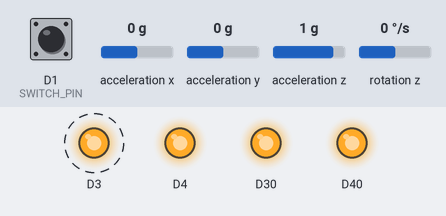
Simulated run of this sketch. Board: nRF52 board. Parts: output pins drawn as LEDs (lit = HIGH). Dashed ring = blinking. Inputs (shaded band) come from the test bench; at power-on: D1 (SWITCH_PIN) HIGH, acceleration x 0 g, acceleration y 0 g, acceleration z 1 g, rotation z 0 °/s. A phone connects over Bluetooth LE 3 s after start; what the sketch prints to the serial monitor is not drawn.

Above: at 0.1 s.
At 3.1 s:
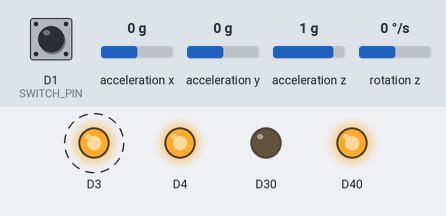
Timing chart, 0 to 4.6 s (numbered marks = the images above):
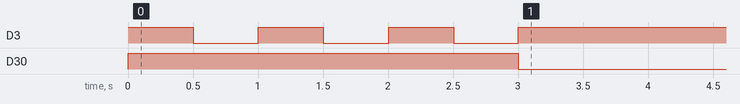

The sketch:

transmitter.ino
```cpp
/*
 * AD Reactor Wand — Transmitter
 * Board : Seeed Studio XIAO nRF52840 Sense (nRF52840 + built-in IMU)
 * IMU   : Built-in LSM6DS3TR-C (I2C, address 0x6A)
 * BLE   : Peripheral (GATT server) — Adafruit Bluefruit library
 *
 * Required libraries (Arduino IDE Library Manager):
 *   - Seeed_Arduino_LSM6DS3
 *   - Adafruit_TinyUSB_Library  (for USB Serial)
 *   Note: bluefruit.h is included automatically with the Seeed/Adafruit nRF52 board package
 *
 * Board package:
 *   Add https://files.seeedstudio.com/arduino/package_seeeduino_boards_index.json
 *   to Arduino > Preferences > Additional boards manager URLs,
 *   then install "Seeed nRF52 Boards".
 *   Select board : Tools > Board > "Seeed XIAO nRF52840 Sense"
 *   Select USB   : Tools > USB Stack > TinyUSB          ← required for Serial
 *
 * BLE operates in the 2.4 GHz ISM band — same band as WiFi.
 *
 * Data format notified over BLE (string, ≤ 32 bytes):
 *   "Pitch,Roll,Yaw,SwitchState"
 *   e.g.  "37.5,6.9,12.3,1"
 *
 * Physical switch wiring:
 *   One leg → D1 pin   (internal pull-up enabled)
 *   Other leg → GND
 *   Switch open  = HIGH = AI Mode     (SwitchState = 1)
 *   Switch closed = LOW = Manual Mode (SwitchState = 0)
 *
 * LEDs on XIAO nRF52840 are active-LOW (LOW = on, HIGH = off).
 */

#include <bluefruit.h>
#include <LSM6DS3.h>
#include <Wire.h>
#include <math.h>

// ── BLE service + characteristic ─────────────────────────────────────────────
BLEService        adService("AD00");
BLECharacteristic adChar("AD01");

// ── IMU ───────────────────────────────────────────────────────────────────────
LSM6DS3 imu(I2C_MODE, 0x6A);

// ── Pins ──────────────────────────────────────────────────────────────────────
const int SWITCH_PIN = D1;

// ── Yaw integration state ─────────────────────────────────────────────────────
static float    yaw    = 0.0f;
static uint32_t lastMs = 0;

const uint32_t LOOP_PERIOD_MS = 50;   // 20 Hz

// ── BLE callbacks ─────────────────────────────────────────────────────────────
void onConnect(uint16_t conn_handle) {
  (void) conn_handle;
  digitalWrite(LED_RED,   HIGH);   // red off
  digitalWrite(LED_GREEN, LOW);    // green on  (active-LOW)
  Serial.println("Central connected");
}

void onDisconnect(uint16_t conn_handle, uint8_t reason) {
  (void) conn_handle; (void) reason;
  digitalWrite(LED_GREEN, HIGH);   // green off
  Serial.println("Central disconnected — resuming advertising");
}

// ── setup ─────────────────────────────────────────────────────────────────────
void setup() {
  // LEDs first so we have visual feedback before Serial is ready
  pinMode(LED_RED,   OUTPUT);
  pinMode(LED_GREEN, OUTPUT);
  pinMode(LED_BLUE,  OUTPUT);
  digitalWrite(LED_RED,   HIGH);   // off
  digitalWrite(LED_GREEN, HIGH);   // off
  digitalWrite(LED_BLUE,  LOW);    // blue on = booting

  Serial.begin(115200);
  // Wait up to 5 s for Serial Monitor to connect before printing startup messages.
  // This is needed because USB CDC re-enumerates after reset.
  unsigned long t = millis();
  while (!Serial && millis() - t < 5000);

  digitalWrite(LED_BLUE, HIGH);    // blue off

  pinMode(SWITCH_PIN, INPUT_PULLUP);

  // P1.08 controls the power transistor for the IMU on XIAO nRF52840 Sense.
  // The library handles this via PIN_LSM6DS3TR_C_POWER if the board package
  // defines it, but we set it explicitly here as a reliable fallback.
  const int IMU_PWR = 32 + 8;   // P1.08 in Arduino pin numbering
  pinMode(IMU_PWR, OUTPUT);
  digitalWrite(IMU_PWR, HIGH);
  delay(50);                     // allow IMU VCC to stabilise

  if (imu.begin() != 0) {
    // Fast-flash red = IMU failure
    Serial.println("IMU init failed — check I2C address / library");
    while (true) {
      digitalWrite(LED_RED, LOW);  delay(100);
      digitalWrite(LED_RED, HIGH); delay(100);
    }
  }

  Bluefruit.begin();
  Bluefruit.setName("AD-Wand");
  Bluefruit.setTxPower(4);
  Bluefruit.Periph.setConnectCallback(onConnect);
  Bluefruit.Periph.setDisconnectCallback(onDisconnect);

  // Register service first, then characteristic
  adService.begin();

  adChar.setProperties(CHR_PROPS_READ | CHR_PROPS_NOTIFY);
  adChar.setPermission(SECMODE_OPEN, SECMODE_NO_ACCESS);
  adChar.setMaxLen(32);
  adChar.begin();

  // Start advertising
  Bluefruit.Advertising.addFlags(BLE_GAP_ADV_FLAGS_LE_ONLY_GENERAL_DISC_MODE);
  Bluefruit.Advertising.addTxPower();
  Bluefruit.Advertising.addService(adService);
  Bluefruit.ScanResponse.addName();
  Bluefruit.Advertising.restartOnDisconnect(true);
  Bluefruit.Advertising.setInterval(32, 244);   // units of 0.625 ms
  Bluefruit.Advertising.setFastTimeout(30);
  Bluefruit.Advertising.start(0);               // 0 = advertise forever

  lastMs = millis();
  digitalWrite(LED_RED, HIGH);   // red off — init complete
  Serial.println("AD-Wand ready — advertising at 2.4 GHz BLE...");
}

// ── loop ──────────────────────────────────────────────────────────────────────
void loop() {
  // Blink red while waiting for a central to connect
  if (!Bluefruit.connected()) {
    static uint32_t blinkMs = 0;
    if (millis() - blinkMs > 500) {
      blinkMs = millis();
      digitalWrite(LED_RED, !digitalRead(LED_RED));
    }
    return;
  }

  uint32_t now = millis();
  if (now - lastMs < LOOP_PERIOD_MS) return;

  float dt = (now - lastMs) / 1000.0f;
  lastMs   = now;

  // Read IMU (accelerometer in g, gyroscope in °/s)
  float ax = imu.readFloatAccelX();
  float ay = imu.readFloatAccelY();
  float az = imu.readFloatAccelZ();
  float gz = imu.readFloatGyroZ();

  // Tilt angles — accelerometer only, so no drift on pitch/roll
  float pitch = atan2f(-ax, sqrtf(ay * ay + az * az)) * 180.0f / PI;
  float roll  = atan2f( ay, az)                       * 180.0f / PI;

  // Yaw from gyro Z integration (drifts slowly — fine for a museum demo)
  yaw += gz * dt;
  if (yaw >  180.0f) yaw -= 360.0f;
  if (yaw < -180.0f) yaw += 360.0f;

  int sw = (digitalRead(SWITCH_PIN) == LOW) ? 0 : 1;

  char buf[32];
  snprintf(buf, sizeof(buf), "%.1f,%.1f,%.1f,%d", pitch, roll, yaw, sw);

  adChar.notify(buf, strlen(buf));   // push to subscribed central
  Serial.println(buf);               // mirror to USB Serial for debugging
}
```

Measured:
- by itself, D3: alternates HIGH for 0.50 s and LOW for 0.50 s, 6 changes in all, then stays HIGH
- by itself, D30: HIGH → LOW at 3.0 s
